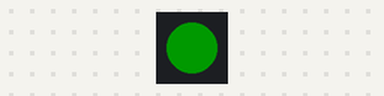
Bench run of a program on a simulated CircuitPython board. Parts: 1 RGB LEDs in strip order, left to right. Dim RGB values are drawn brighter than linear.

Above: at 0.5 s.
At 1.5 s:
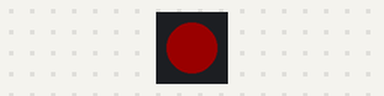
At 5.5 s:
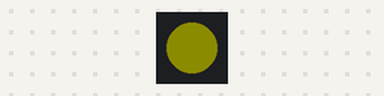
Timing chart, 0 to 6.9 s (numbered marks = the images above):
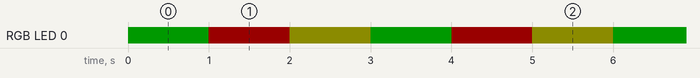

The program:

Usecase2RGB-LED.py
```python
# Usecase 2
import board
import time
import adafruit_dotstar

pixels = adafruit_dotstar.DotStar(board.APA102_SCK, board.APA102_MOSI, 1)

def setup():
   pass

def loop():
    pixels[0] = (0, 255, 0, 0.1)
    time.sleep(1)
    pixels[0] = (255, 0, 0, 0.1)
    time.sleep(1)
    pixels[0] = (125, 125, 0, 0.1)
    time.sleep(1)

setup()
while True:
    loop()
```

Measured:
- by itself, RGB LED 0: repeats every 3.0 s: RGB(25, 0, 0) 1.0 s, RGB(12, 12, 0) 1.0 s, RGB(0, 25, 0) 1.0 s
- by itself, everything shown: repeats every 3.0 s, in 3 steps
